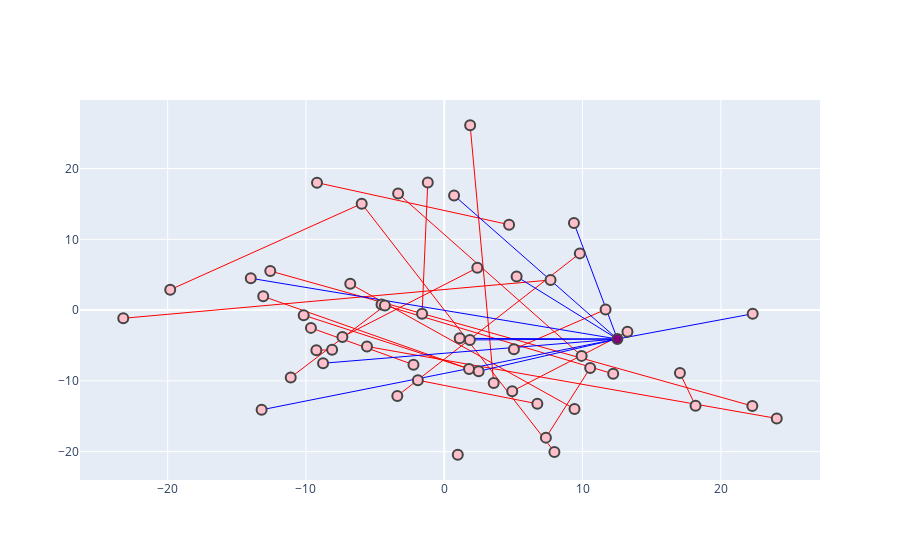

The notebook cell this image was saved under:
### Code cell
def plotNetwork(graph):
    scatters=[]

    for (node1, node2) in graph.edges():
        # NOTE: node1, and node2 are the usernames
        # TODO: Change the color of the edge line if one of the nodes is yours
        if (node1 =='nnonta' or node2 =='nnonta'):
            color = 'blue'
        else:
            color = 'red'
        x0, y0 = graph.nodes[node1]['pos']
        x1, y1 = graph.nodes[node2]['pos']
        edgeWidth = graph[node1][node2]['numberMentions']
        s = Scatter(
                x=[x0, x1],
                y=[y0, y1],
                hoverinfo='none',
                mode='lines', 
                line=Line(width=1 ,color=color))
        scatters.append(s)

    for node in graph.nodes():
        # TODO: Change the color of your node
        if (node == 'nnonta'):
            color = 'purple'
        else:
            color = 'pink'
        xPos, yPos = graph.nodes[node]['pos']
        s = Scatter(
                x=[xPos], 
                y=[yPos], 
                hoverinfo='name',
                name=node,
                mode='markers', 
                marker=dict(
                    color=color, 
                    size=10,         
                    line=dict(width=2)))
        scatters.append(s)
    
    layout = Layout(showlegend=False)
    fig = Figure(data=scatters, layout=layout)
    iplot(fig, show_link=False )

plotNetwork(hashtagGraph)

### Figure 1 — Plotly figure (JSON) as saved in the notebook; plotly's stock layout.template omitted (floating-point values rounded to 4 significant figures)
{"data": [{"hoverinfo": "none", "line": {"color": "red", "width": 1}, "mode": "lines", "type": "scatter", "x": [9.417, -6.797], "y": [-13.97, 3.705]}, {"hoverinfo": "none", "line": {"color": "red", "width": 1}, "mode": "lines", "type": "scatter", "x": [-10.16, 1.792], "y": [-0.7212, -8.311]}, {"hoverinfo": "none", "line": {"color": "red", "width": 1}, "mode": "lines", "type": "scatter", "x": [1.792, -13.09], "y": [-8.311, 1.939]}, {"hoverinfo": "none", "line": {"color": "red", "width": 1}, "mode": "lines", "type": "scatter", "x": [9.932, -3.337], "y": [-6.47, 16.46]}, {"hoverinfo": "none", "line": {"color": "red", "width": 1}, "mode": "lines", "type": "scatter", "x": [-5.589, 24.04], "y": [-5.142, -15.31]}, {"hoverinfo": "none", "line": {"color": "red", "width": 1}, "mode": "lines", "type": "scatter", "x": [7.965, -5.97], "y": [-20.04, 15.04]}, {"hoverinfo": "none", "line": {"color": "red", "width": 1}, "mode": "lines", "type": "scatter", "x": [-5.97, -19.82], "y": [15.04, 2.882]}, {"hoverinfo": "none", "line": {"color": "red", "width": 1}, "mode": "lines", "type": "scatter", "x": [12.21, -4.537], "y": [-9.011, 0.8023]}, {"hoverinfo": "none", "line": {"color": "red", "width": 1}, "mode": "lines", "type": "scatter", "x": [-12.58, 22.28], "y": [5.522, -13.55]}, {"hoverinfo": "none", "line": {"color": "red", "width": 1}, "mode": "lines", "type": "scatter", "x": [-1.191, -1.604], "y": [18.04, -0.5066]}, {"hoverinfo": "none", "line": {"color": "red", "width": 1}, "mode": "lines", "type": "scatter", "x": [-1.909, 6.73], "y": [-9.906, -13.24]}, {"hoverinfo": "none", "line": {"color": "red", "width": 1}, "mode": "lines", "type": "scatter", "x": [11.66, 5.036], "y": [0.08376, -5.528]}, {"hoverinfo": "none", "line": {"color": "red", "width": 1}, "mode": "lines", "type": "scatter", "x": [-9.202, 4.685], "y": [18.0, 12.07]}, {"hoverinfo": "none", "line": {"color": "red", "width": 1}, "mode": "lines", "type": "scatter", "x": [1.871, 3.575], "y": [26.12, -10.3]}, {"hoverinfo": "none", "line": {"color": "red", "width": 1}, "mode": "lines", "type": "scatter", "x": [7.685, -23.21], "y": [4.253, -1.159]}, {"hoverinfo": "none", "line": {"color": "red", "width": 1}, "mode": "lines", "type": "scatter", "x": [9.802, -3.394], "y": [8.012, -12.13]}, {"hoverinfo": "none", "line": {"color": "red", "width": 1}, "mode": "lines", "type": "scatter", "x": [4.913, 13.25], "y": [-11.46, -3.063]}, {"hoverinfo": "none", "line": {"color": "red", "width": 1}, "mode": "lines", "type": "scatter", "x": [-9.248, -8.109], "y": [-5.677, -5.607]}, {"hoverinfo": "none", "line": {"color": "red", "width": 1}, "mode": "lines", "type": "scatter", "x": [-7.364, 2.39], "y": [-3.79, 5.969]}, {"hoverinfo": "none", "line": {"color": "red", "width": 1}, "mode": "lines", "type": "scatter", "x": [-11.1, -4.292], "y": [-9.515, 0.6375]}, {"hoverinfo": "none", "line": {"color": "red", "width": 1}, "mode": "lines", "type": "scatter", "x": [0.9773, 0.9773], "y": [-20.44, -20.44]}, {"hoverinfo": "none", "line": {"color": "red", "width": 1}, "mode": "lines", "type": "scatter", "x": [17.04, 18.17], "y": [-8.902, -13.52]}, {"hoverinfo": "none", "line": {"color": "red", "width": 1}, "mode": "lines", "type": "scatter", "x": [-9.642, -2.227], "y": [-2.514, -7.716]}, {"hoverinfo": "none", "line": {"color": "red", "width": 1}, "mode": "lines", "type": "scatter", "x": [7.349, 10.55], "y": [-18.02, -8.18]}, {"hoverinfo": "none", "line": {"color": "blue", "width": 1}, "mode": "lines", "type": "scatter", "x": [12.52, -13.99], "y": [-4.087, 4.491]}, {"hoverinfo": "none", "line": {"color": "blue", "width": 1}, "mode": "lines", "type": "scatter", "x": [12.52, 22.3], "y": [-4.087, -0.5245]}, {"hoverinfo": "none", "line": {"color": "blue", "width": 1}, "mode": "lines", "type": "scatter", "x": [12.52, 1.115], "y": [-4.087, -3.994]}, {"hoverinfo": "none", "line": {"color": "blue", "width": 1}, "mode": "lines", "type": "scatter", "x": [12.52, -8.765], "y": [-4.087, -7.513]}, {"hoverinfo": "none", "line": {"color": "blue", "width": 1}, "mode": "lines", "type": "scatter", "x": [12.52, -13.21], "y": [-4.087, -14.09]}, {"hoverinfo": "none", "line": {"color": "blue", "width": 1}, "mode": "lines", "type": "scatter", "x": [12.52, 0.7094], "y": [-4.087, 16.2]}, {"hoverinfo": "none", "line": {"color": "blue", "width": 1}, "mode": "lines", "type": "scatter", "x": [12.52, 5.231], "y": [-4.087, 4.738]}, {"hoverinfo": "none", "line": {"color": "blue", "width": 1}, "mode": "lines", "type": "scatter", "x": [12.52, 2.486], "y": [-4.087, -8.641]}, {"hoverinfo": "none", "line": {"color": "blue", "width": 1}, "mode": "lines", "type": "scatter", "x": [12.52, 1.853], "y": [-4.087, -4.216]}, {"hoverinfo": "none", "line": {"color": "blue", "width": 1}, "mode": "lines", "type": "scatter", "x": [12.52, 9.376], "y": [-4.087, 12.3]}, {"hoverinfo": "name", "marker": {"color": "pink", "line": {"width": 2}, "size": 10}, "mode": "markers", "name": "scum", "type": "scatter", "x": [9.417], "y": [-13.97]}, {"hoverinfo": "name", "marker": {"color": "pink", "line": {"width": 2}, "size": 10}, "mode": "markers", "name": "bourgtai", "type": "scatter", "x": [-6.797], "y": [3.705]}, {"hoverinfo": "name", "marker": {"color": "pink", "line": {"width": 2}, "size": 10}, "mode": "markers", "name": "MobileNatives", "type": "scatter", "x": [-10.16], "y": [-0.7212]}, {"hoverinfo": "name", "marker": {"color": "pink", "line": {"width": 2}, "size": 10}, "mode": "markers", "name": "elmina", "type": "scatter", "x": [1.792], "y": [-8.311]}, {"hoverinfo": "name", "marker": {"color": "pink", "line": {"width": 2}, "size": 10}, "mode": "markers", "name": "twtrfail", "type": "scatter", "x": [-13.09], "y": [1.939]}, {"hoverinfo": "name", "marker": {"color": "pink", "line": {"width": 2}, "size": 10}, "mode": "markers", "name": "djweso", "type": "scatter", "x": [9.932], "y": [-6.47]}, {"hoverinfo": "name", "marker": {"color": "pink", "line": {"width": 2}, "size": 10}, "mode": "markers", "name": "g33kgurrl", "type": "scatter", "x": [-3.337], "y": [16.46]}, {"hoverinfo": "name", "marker": {"color": "pink", "line": {"width": 2}, "size": 10}, "mode": "markers", "name": "theSuda", "type": "scatter", "x": [-5.589], "y": [-5.142]}, {"hoverinfo": "name", "marker": {"color": "pink", "line": {"width": 2}, "size": 10}, "mode": "markers", "name": "purplebeats", "type": "scatter", "x": [24.04], "y": [-15.31]}, {"hoverinfo": "name", "marker": {"color": "pink", "line": {"width": 2}, "size": 10}, "mode": "markers", "name": "ctham", "type": "scatter", "x": [7.965], "y": [-20.04]}, {"hoverinfo": "name", "marker": {"color": "pink", "line": {"width": 2}, "size": 10}, "mode": "markers", "name": "wolfgang_", "type": "scatter", "x": [-5.97], "y": [15.04]}, {"hoverinfo": "name", "marker": {"color": "pink", "line": {"width": 2}, "size": 10}, "mode": "markers", "name": "okwithmydecay", "type": "scatter", "x": [12.21], "y": [-9.011]}, {"hoverinfo": "name", "marker": {"color": "pink", "line": {"width": 2}, "size": 10}, "mode": "markers", "name": "spotibot", "type": "scatter", "x": [-4.537], "y": [0.8023]}, {"hoverinfo": "name", "marker": {"color": "pink", "line": {"width": 2}, "size": 10}, "mode": "markers", "name": "SkydiveMike", "type": "scatter", "x": [-12.58], "y": [5.522]}, {"hoverinfo": "name", "marker": {"color": "pink", "line": {"width": 2}, "size": 10}, "mode": "markers", "name": "jenxstudios", "type": "scatter", "x": [22.28], "y": [-13.55]}, {"hoverinfo": "name", "marker": {"color": "pink", "line": {"width": 2}, "size": 10}, "mode": "markers", "name": "betshopboy", "type": "scatter", "x": [-19.82], "y": [2.882]}, {"hoverinfo": "name", "marker": {"color": "pink", "line": {"width": 2}, "size": 10}, "mode": "markers", "name": "Sk4tz", "type": "scatter", "x": [-1.191], "y": [18.04]}, {"hoverinfo": "name", "marker": {"color": "pink", "line": {"width": 2}, "size": 10}, "mode": "markers", "name": "soehlsch)", "type": "scatter", "x": [-1.604], "y": [-0.5066]}, {"hoverinfo": "name", "marker": {"color": "pink", "line": {"width": 2}, "size": 10}, "mode": "markers", "name": "hideout", "type": "scatter", "x": [-1.909], "y": [-9.906]}, {"hoverinfo": "name", "marker": {"color": "pink", "line": {"width": 2}, "size": 10}, "mode": "markers", "name": "jmtosses", "type": "scatter", "x": [6.73], "y": [-13.24]}, {"hoverinfo": "name", "marker": {"color": "pink", "line": {"width": 2}, "size": 10}, "mode": "markers", "name": "lauralovesart", "type": "scatter", "x": [11.66], "y": [0.08376]}, {"hoverinfo": "name", "marker": {"color": "pink", "line": {"width": 2}, "size": 10}, "mode": "markers", "name": "kyeung808", "type": "scatter", "x": [5.036], "y": [-5.528]}, {"hoverinfo": "name", "marker": {"color": "pink", "line": {"width": 2}, "size": 10}, "mode": "markers", "name": "christinakb", "type": "scatter", "x": [-9.202], "y": [18.0]}, {"hoverinfo": "name", "marker": {"color": "pink", "line": {"width": 2}, "size": 10}, "mode": "markers", "name": "juella_", "type": "scatter", "x": [4.685], "y": [12.07]}, {"hoverinfo": "name", "marker": {"color": "pink", "line": {"width": 2}, "size": 10}, "mode": "markers", "name": "lmastromauro", "type": "scatter", "x": [1.871], "y": [26.12]}, {"hoverinfo": "name", "marker": {"color": "pink", "line": {"width": 2}, "size": 10}, "mode": "markers", "name": "maurahernandez", "type": "scatter", "x": [3.575], "y": [-10.3]}, {"hoverinfo": "name", "marker": {"color": "pink", "line": {"width": 2}, "size": 10}, "mode": "markers", "name": "hashgame", "type": "scatter", "x": [7.685], "y": [4.253]}, {"hoverinfo": "name", "marker": {"color": "pink", "line": {"width": 2}, "size": 10}, "mode": "markers", "name": "digitaltempest)", "type": "scatter", "x": [-23.21], "y": [-1.159]}, {"hoverinfo": "name", "marker": {"color": "pink", "line": {"width": 2}, "size": 10}, "mode": "markers", "name": "shntenchi", "type": "scatter", "x": [9.802], "y": [8.012]}, {"hoverinfo": "name", "marker": {"color": "pink", "line": {"width": 2}, "size": 10}, "mode": "markers", "name": "daremoshiranai", "type": "scatter", "x": [-3.394], "y": [-12.13]}, {"hoverinfo": "name", "marker": {"color": "pink", "line": {"width": 2}, "size": 10}, "mode": "markers", "name": "elpargo", "type": "scatter", "x": [4.913], "y": [-11.46]}, {"hoverinfo": "name", "marker": {"color": "pink", "line": {"width": 2}, "size": 10}, "mode": "markers", "name": "pjenvey", "type": "scatter", "x": [13.25], "y": [-3.063]}, {"hoverinfo": "name", "marker": {"color": "pink", "line": {"width": 2}, "size": 10}, "mode": "markers", "name": "tomatoejane", "type": "scatter", "x": [-9.248], "y": [-5.677]}, {"hoverinfo": "name", "marker": {"color": "pink", "line": {"width": 2}, "size": 10}, "mode": "markers", "name": "davidsteven", "type": "scatter", "x": [-8.109], "y": [-5.607]}, {"hoverinfo": "name", "marker": {"color": "pink", "line": {"width": 2}, "size": 10}, "mode": "markers", "name": "ntkilpatrick", "type": "scatter", "x": [-7.364], "y": [-3.79]}, {"hoverinfo": "name", "marker": {"color": "pink", "line": {"width": 2}, "size": 10}, "mode": "markers", "name": "skweeker", "type": "scatter", "x": [2.39], "y": [5.969]}, {"hoverinfo": "name", "marker": {"color": "pink", "line": {"width": 2}, "size": 10}, "mode": "markers", "name": "AldrichSilva", "type": "scatter", "x": [-11.1], "y": [-9.515]}, {"hoverinfo": "name", "marker": {"color": "pink", "line": {"width": 2}, "size": 10}, "mode": "markers", "name": "crystalgibson)", "type": "scatter", "x": [-4.292], "y": [0.6375]}, {"hoverinfo": "name", "marker": {"color": "pink", "line": {"width": 2}, "size": 10}, "mode": "markers", "name": "stiplady", "type": "scatter", "x": [0.9773], "y": [-20.44]}, {"hoverinfo": "name", "marker": {"color": "pink", "line": {"width": 2}, "size": 10}, "mode": "markers", "name": "fastchicken", "type": "scatter", "x": [17.04], "y": [-8.902]}, {"hoverinfo": "name", "marker": {"color": "pink", "line": {"width": 2}, "size": 10}, "mode": "markers", "name": "kiwibastard", "type": "scatter", "x": [18.17], "y": [-13.52]}, {"hoverinfo": "name", "marker": {"color": "pink", "line": {"width": 2}, "size": 10}, "mode": "markers", "name": "ksrikrishna", "type": "scatter", "x": [-9.642], "y": [-2.514]}, {"hoverinfo": "name", "marker": {"color": "pink", "line": {"width": 2}, "size": 10}, "mode": "markers", "name": "haaswrites", "type": "scatter", "x": [-2.227], "y": [-7.716]}, {"hoverinfo": "name", "marker": {"color": "pink", "line": {"width": 2}, "size": 10}, "mode": "markers", "name": "susanbeebe", "type": "scatter", "x": [7.349], "y": [-18.02]}, {"hoverinfo": "name", "marker": {"color": "pink", "line": {"width": 2}, "size": 10}, "mode": "markers", "name": "khkremer)", "type": "scatter", "x": [10.55], "y": [-8.18]}, {"hoverinfo": "name", "marker": {"color": "purple", "line": {"width": 2}, "size": 10}, "mode": "markers", "name": "nnonta", "type": "scatter", "x": [12.52], "y": [-4.087]}, {"hoverinfo": "name", "marker": {"color": "pink", "line": {"width": 2}, "size": 10}, "mode": "markers", "name": "hollywood_trey", "type": "scatter", "x": [-13.99], "y": [4.491]}, {"hoverinfo": "name", "marker": {"color": "pink", "line": {"width": 2}, "size": 10}, "mode": "markers", "name": "midesfilenegro", "type": "scatter", "x": [22.3], "y": [-0.5245]}, {"hoverinfo": "name", "marker": {"color": "pink", "line": {"width": 2}, "size": 10}, "mode": "markers", "name": "tessmorris", "type": "scatter", "x": [1.115], "y": [-3.994]}, {"hoverinfo": "name", "marker": {"color": "pink", "line": {"width": 2}, "size": 10}, "mode": "markers", "name": "amazingphoebe", "type": "scatter", "x": [-8.765], "y": [-7.513]}, {"hoverinfo": "name", "marker": {"color": "pink", "line": {"width": 2}, "size": 10}, "mode": "markers", "name": "kasey79", "type": "scatter", "x": [-13.21], "y": [-14.09]}, {"hoverinfo": "name", "marker": {"color": "pink", "line": {"width": 2}, "size": 10}, "mode": "markers", "name": "lost_dog", "type": "scatter", "x": [0.7094], "y": [16.2]}, {"hoverinfo": "name", "marker": {"color": "pink", "line": {"width": 2}, "size": 10}, "mode": "markers", "name": "nessie111", "type": "scatter", "x": [5.231], "y": [4.738]}, {"hoverinfo": "name", "marker": {"color": "pink", "line": {"width": 2}, "size": 10}, "mode": "markers", "name": "nuttychris", "type": "scatter", "x": [2.486], "y": [-8.641]}, {"hoverinfo": "name", "marker": {"color": "pink", "line": {"width": 2}, "size": 10}, "mode": "markers", "name": "sebby_peek", "type": "scatter", "x": [1.853], "y": [-4.216]}, {"hoverinfo": "name", "marker": {"color": "pink", "line": {"width": 2}, "size": 10}, "mode": "markers", "name": "tweetpet", "type": "scatter", "x": [9.376], "y": [12.3]}], "layout": {"showlegend": false}}
